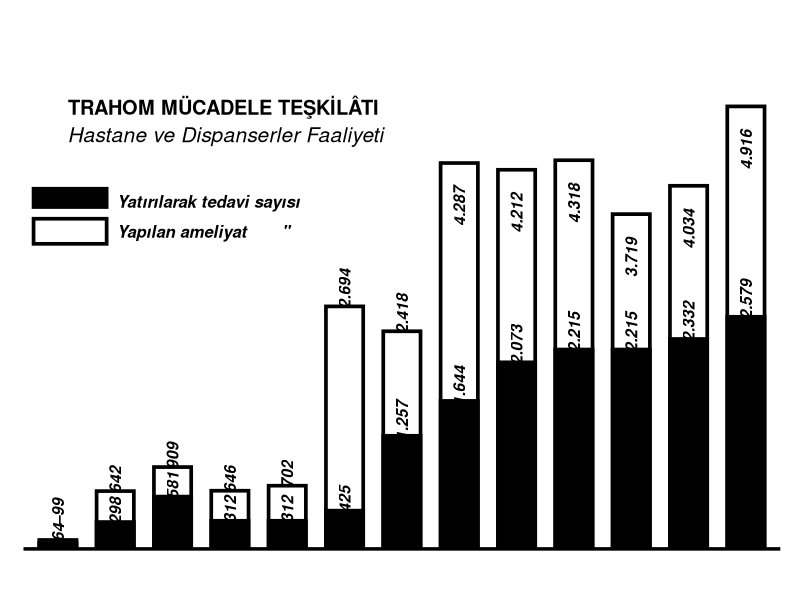

This chart was generated by the following R code:
Sys.setlocale(locale = "Turkish")
library(ggplot2)
yatak <- c(64,298,581,312,312,425,1257,1644,2073,2215,2215,2332,2579)
tedavi <- c(99,642,909,646,702,2694,2418,4287,4212,4318,3719,4034,4916)
zaman <- rep(seq(1925,1937),2)
deger <- c(yatak,tedavi)  
grup <- factor(c(rep(c("Yatırılarak tedavi sayısı", "Yapılan ameliyat       \" "), each=length(yatak))),
               levels=c("Yatırılarak tedavi sayısı", "Yapılan ameliyat       \" "))
data <- data.frame("x"=zaman, "y"=deger, "grp"=grup) 
text <- element_text(face = "bold", color = "black", size = 12)
xcor <- rep(paste(c(seq(1925,1937)),sep=""),2)
ycor <- deger + 100
labell <- c("64","298","581","312","312","425"," 1.257"," 1.644","  2.073","  2.215","  2.215","  2.332","  2.579",
            "       \u201399","642","909","646","702","  2.694","  2.418","","","","","","")
labell2 <- c("","","","","","","","","","","","","","","","","","","","","4.287","4.212","4.318","3.719","4.034","4.916")

ggplot(data=data,aes(x=factor(zaman), y=deger, fill=grup, color=grup, alpha=grup)) +
  labs(title = "TRAHOM MÜCADELE TEŞKİLÂTI",
       subtitle = "Hastane ve Dispanserler Faaliyeti\n",
       caption = "1925 \u2013 1937")+
  geom_bar(stat="identity",position ="identity",color="black", size=1.25, width=0.65) +
  theme_classic()+
  scale_fill_manual(values=c("black","white")) +
  scale_alpha_manual(values=c(1, 0))+
  theme(axis.line.y=element_blank(), axis.text.y = element_blank(), axis.text.x = element_blank(),
        axis.ticks = element_blank(), axis.title = element_blank(),
        axis.line.x = element_line(colour = "black", size = 1.2))+
  theme(title = text, plot.margin = margin(0.5, 0.5, 0.5, 0.5, "cm"))+
  theme(plot.title=element_text(vjust=-15, hjust=0.1,family="sans"),
        plot.subtitle=element_text(size= 15, vjust=-15, hjust=0.1,family="sans",face = "italic"))+
  theme(plot.caption = element_text(hjust = 0.2, vjust = 130, face = "bold", size = 15)) +
  theme(legend.title=element_blank(),legend.text = element_text(size=12,face = "bold.italic"),legend.position=c(0,0.82), 
        legend.justification=c(0,1), legend.direction='vertical',legend.spacing.x = unit(0.15,"cm"),
        legend.key = element_rect(size = 5, fill = "white", colour = "white")) +
  annotate("text", x = xcor, y = ycor, label = labell, 
           color = "black", angle = 90, hjust = 0.4, size=4, fontface = "bold.italic")+
  annotate("text", x = xcor, y = ycor, label = labell2, 
           color = "black", angle = 90, hjust = 1.8, size=4, fontface = "bold.italic")+
  scale_x_discrete(breaks=c(1925,1926,1927,1928,1929,1930,1931,1932,1933,1934,1935,1936,1937))+ 
  scale_y_continuous(expand = c(0,0))+
  guides(fill=guide_legend(keywidth=0.78,keyheight=0.30,default.unit="inch"))
